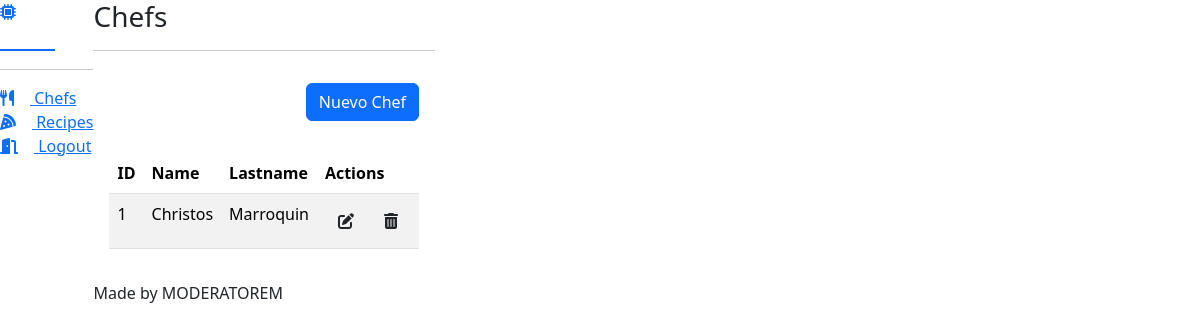
/chefs/ (signed in), run on the app's committed database.
### apps/chefs/models.py (models this page shows, shortened)
class Chef(Base):
    name = models.CharField("Name", max_length=30, blank=False, null=False)
    last_name = models.CharField("Last name", max_length=30, blank=False, null=False)
    class Meta:
        verbose_name = "Chef"
        verbose_name_plural = "Chefs"

### apps/chefs/views.py (the view)
# urls.py: path("", login_required(views.ListView.as_view()), name="index"),
class ListView(generic.ListView):
    template_name = "chefs/index.html"
    context_object_name = "chefs"
    model = Chef
    queryset = model.objects.all()

### templates/chefs/index.html (shortened to what this page needs)
{% extends "index.html" %}
{% block body %}
<div class="d-flex justify-content-end align-items-center">
  <div class="col-12 text-end p-3">
    <button class="btn btn-primary" onclick="openModal('#modal_chef', '{% url 'chefs:create' %}')">Nuevo Chef</button>
  </div>
</div>
{% if chefs %}
  <div class="d-flex justify-content-center">
    <div class="col-12 p-3">
      <table class="table patientsHeadClass table-striped">
        <thead>
          <tr>
            <th>ID</th>
            <th>Name</th>
            <th>Lastname</th>
            <th>Actions</th>
          </tr>
        </thead>
        <tbody>
          {% for chef in chefs %}
          <tr>
            <td>{{chef.id}}</td>
            <td>{{chef.name}}</td>
            <td>{{chef.last_name}}</td>
            <td>
              <button class="btn" onclick="openModal('#modal_chef', '{% url 'chefs:update' chef.id %}')">
                <i class="fa-solid fa-pen-to-square"></i>
              </button>
              <button class="btn"  onclick="openModal('#modal_chef','{% url 'chefs:delete' chef.id %}')">
                <i class="fa-solid fa-trash-can"></i>
              </button>
            </td>
          </tr>
          {% endfor %}
        </tbody>
      </table>
    </div>
  </div>
{% else %}
<h1>No existen chefs</h1>
{% endif %}
{% endblock body %}

### data on the page
Chef: id "1", name "Christos", last_name "Marroquin"
